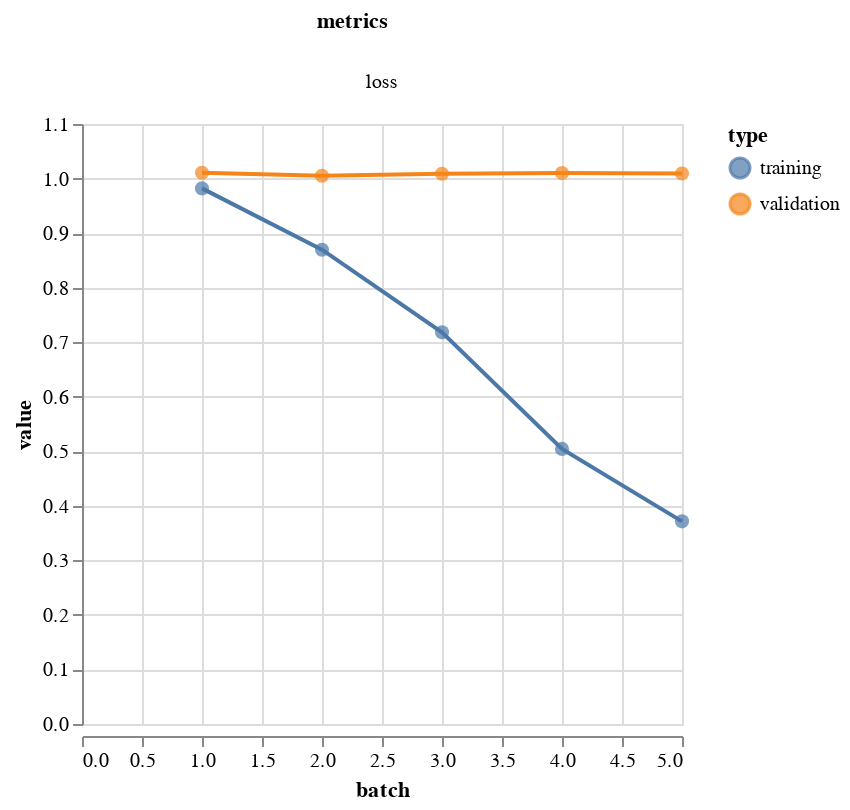

The notebook cell saved with this chart:
### Code cell
vis.metrics(output.history)

### Figure 1 — Vega-Lite specification as saved in the notebook (floating-point values rounded to 4 significant figures)
{"config": {"view": {"continuousWidth": 400, "continuousHeight": 300}}, "data": {"name": "data-6a1980de84d92cdfd8ef16fc07bdf550"}, "facet": {"column": {"field": "metrics", "type": "nominal"}}, "spec": {"layer": [{"mark": {"type": "circle", "size": 50}, "encoding": {"color": {"field": "type", "type": "nominal"}, "tooltip": [{"field": "batch", "type": "quantitative"}, {"field": "value", "type": "quantitative"}], "x": {"field": "batch", "type": "quantitative"}, "y": {"field": "value", "type": "quantitative"}}, "height": 300, "width": 300}, {"mark": "line", "encoding": {"color": {"field": "type", "type": "nominal"}, "x": {"field": "batch", "type": "quantitative"}, "y": {"field": "value", "type": "quantitative"}}, "height": 300, "width": 300}]}, "resolve": {"scale": {"y": "independent"}}, "$schema": "https://vega.github.io/schema/vega-lite/v4.17.0.json", "datasets": {"data-6a1980de84d92cdfd8ef16fc07bdf550": [{"batch": 1, "value": 0.9819, "type": "training", "metrics": "loss"}, {"batch": 2, "value": 0.8695, "type": "training", "metrics": "loss"}, {"batch": 3, "value": 0.718, "type": "training", "metrics": "loss"}, {"batch": 4, "value": 0.5044, "type": "training", "metrics": "loss"}, {"batch": 5, "value": 0.3715, "type": "training", "metrics": "loss"}, {"batch": 1, "value": 1.011, "type": "validation", "metrics": "loss"}, {"batch": 2, "value": 1.005, "type": "validation", "metrics": "loss"}, {"batch": 3, "value": 1.009, "type": "validation", "metrics": "loss"}, {"batch": 4, "value": 1.01, "type": "validation", "metrics": "loss"}, {"batch": 5, "value": 1.009, "type": "validation", "metrics": "loss"}]}}
